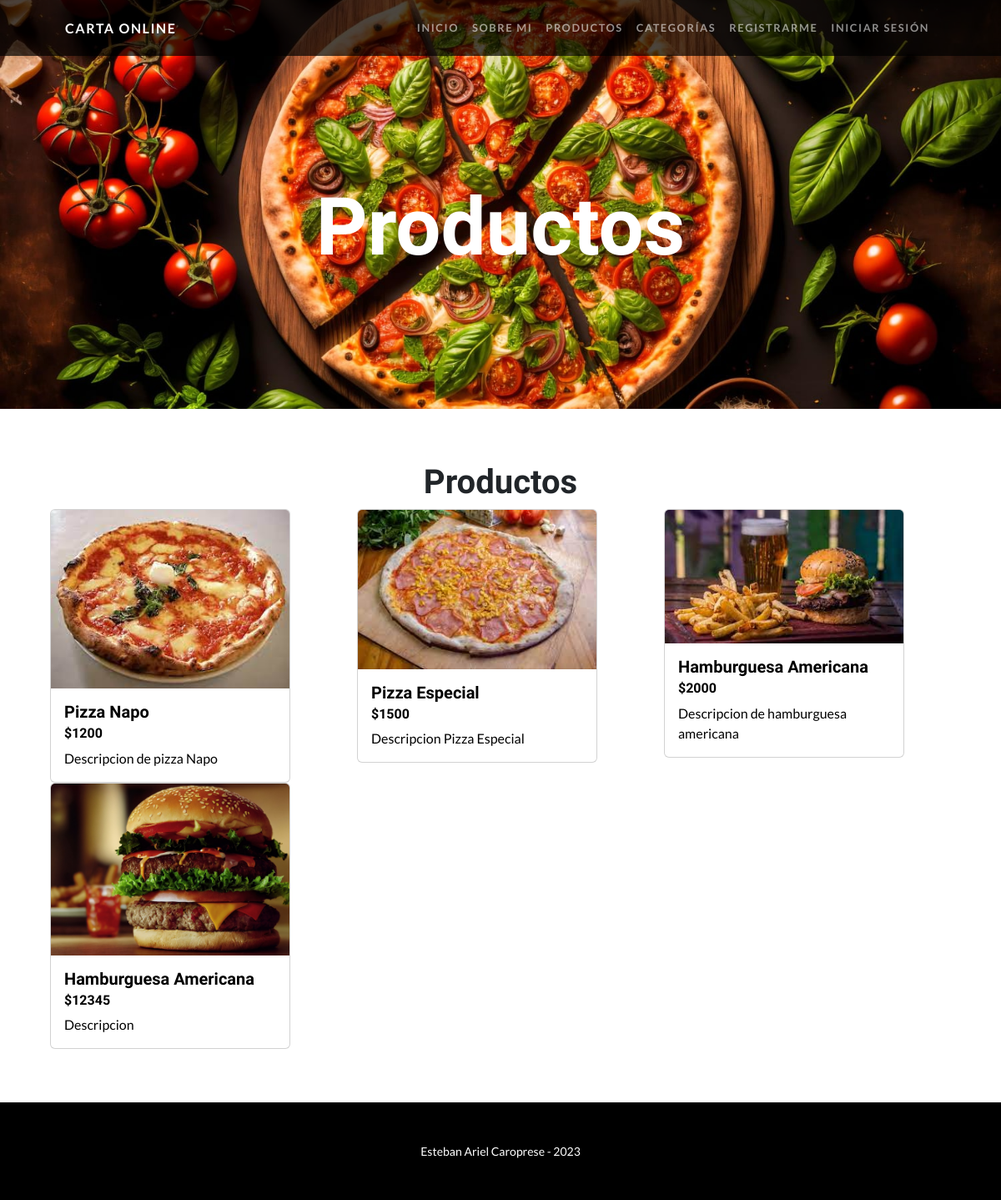
The page /productos on the database its author committed.
### delivery_app/models.py (models this page shows, shortened)
class Products(models.Model):
    title = models.CharField(max_length=64)
    price = models.IntegerField()
    category = models.ForeignKey(Categories, on_delete=models.CASCADE)
    description = models.TextField(null = True)
    image = models.ImageField(upload_to = 'product_images', null = True, blank = True)

### delivery_app/class_views.py (the view)
# urls.py: path('productos', class_views.ProductListView.as_view(), name='ProductList'),
class ProductListView(ListView):
    model = Products
    template_name = "delivery_app/product_list.html"

### delivery_app/templates/delivery_app/product_list.html (shortened to what this page needs)
{% extends 'delivery_app/global.html' %}
{% load static %}
{% block header_title %}
    Productos
{% endblock header_title %}
{% block main %}
    <h1>Productos</h1>
    <div class="row">
        {% for product in object_list %}
        <a class="col" href="{% url 'ProductDetail' product.id %}">
            <div class="card" style="width: 18rem;">
                <img class="card-img-top" src="{{product.image.url}}" alt="Card image cap">
                <div class="card-body">
                    <h5 class="card-title">{{product.title}}</h5>
                    <h6 class="card-subtitle mb-2 text-body-secondary">${{product.price}}</h6>
                    <p class="card-text">{{product.description}}</p>
                </div>
            </div>
        </a>
        {% endfor %}
    </div>
{% endblock main %}

### delivery_app/templates/delivery_app/global.html (shortened to what this page needs)
<!DOCTYPE html>
{% load static %}
<html lang="en">
    <head>
        <link href='{% static "delivery_app/css/styles.css" %}' rel="stylesheet" />
    </head>
    <body>
        <nav class="navbar navbar-expand-lg navbar-dark navbar-custom fixed-top">
            <div class="container px-5">
                <a class="navbar-brand" href="{% url 'home'%}">Carta Online</a>
                <div class="collapse navbar-collapse" id="navbarResponsive">
                    <ul class="navbar-nav ms-auto">
                        <li class="nav-item"><a class="nav-link" href="{% url 'home'%}">Inicio</a></li>
                        <li class="nav-item"><a class="nav-link" href="{% url 'about'%}">Sobre Mi</a></li>
                        <li class="nav-item"><a class="nav-link" href="{% url 'ProductList'%}">Productos</a></li>
                        <li class="nav-item"><a class="nav-link" href="{% url 'CategoryList'%}">Categorías</a></li>
                        {% if request.user.is_authenticated %}
                        {% if request.user.is_staff %}
                        <div class="btn-group">
                            <button type="button" class="btn btn-secondary dropdown-toggle" data-toggle="dropdown" aria-haspopup="true" aria-expanded="false">
                                Administración
                            </button>
                            <div class="dropdown-menu">
                                <a class="dropdown-item" href="{% url 'ProductCreate'%}">Crear producto</a>
                                <div class="dropdown-divider"></div>
                                <a class="dropdown-item" href="{% url 'CategoryCreate'%}">Crear Categoría</a>
                            </div>
                          </div>
                        {% endif %}
                        <li class="nav-item"><a class="nav-link" href="{% url 'user_detail' request.user.username%}"><img width="30px" height="30px" src="{{request.user.usermeta.avatar.url}}"><span>{{request.user.username}}!</span></a></li>
                        <li class="nav-item"><a class="nav-link" href="{% url 'user_logout'%}">Cerrar Sesión</a></li>
                        {% else %}
                        <li class="nav-item"><a class="nav-link" href="{% url 'user_register'%}">Registrarme</a></li>
                        <li class="nav-item"><a class="nav-link" href="{% url 'user_login'%}">Iniciar Sesión</a></li>
                        {% endif %}
                    </ul>
                </div>
            </div>
        </nav>
        <header class="masthead text-center text-white">
            <div class="masthead-content">
                <div class="container px-5">
                    <h1 class="masthead-heading mb-0">{% block header_title %}Delivery App{% endblock header_title %}</h1>
                </div>
            </div>
        </header>
        <main class="main-container">
            {% block main %}
            {% endblock main%}
        </main>
        <footer class="py-5 bg-black">
            <div class="container px-5"><p class="m-0 text-center text-white small">Esteban Ariel Caroprese - 2023</p></div>
        </footer>
    </body>
</html>

### rows shown on the page
Products: image (picture), title "Pizza Napo", price "1200", description "Descripcion de pizza Napo"
Products: image (picture), title "Pizza Especial", price "1500", description "Descripcion Pizza Especial"
Products: image (picture), title "Hamburguesa Americana", price "2000", description "Descripcion de hamburguesa americana"
Products: image (picture), title "Hamburguesa Americana", price "12345", description "Descripcion"
